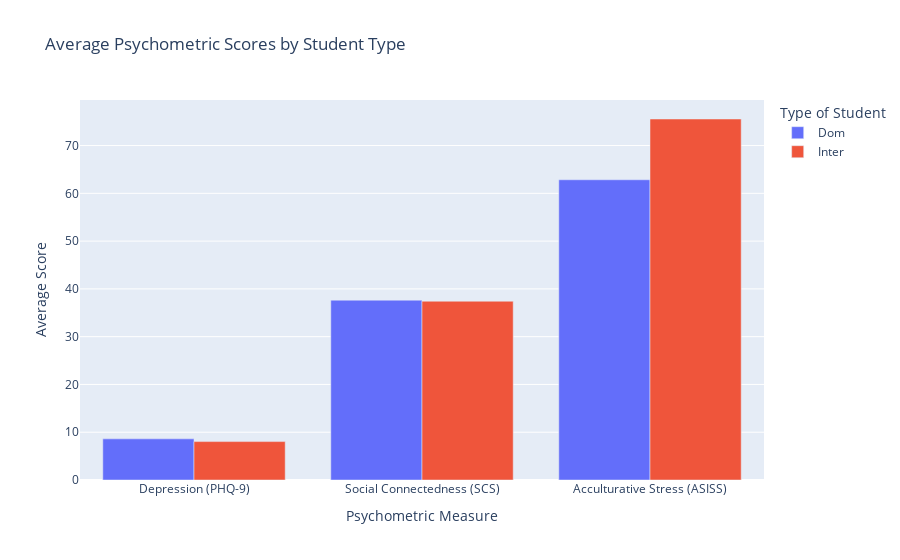

Notebook code cell kept with this figure:
### Code cell
result = _
df_avg = result.DataFrame()

df_melted = df_avg.melt(
    id_vars="inter_dom",
    value_vars=[
        "avg_depression",
        "avg_social_connectedness",
        "avg_acculturative_stress"
    ],
    var_name="Metric",
    value_name="Average Score"
)

label_map = {
    "avg_depression": "Depression (PHQ-9)",
    "avg_social_connectedness": "Social Connectedness (SCS)",
    "avg_acculturative_stress": "Acculturative Stress (ASISS)"
}

df_melted["Metric"] = df_melted["Metric"].map(label_map)

fig4 = px.bar(
    df_melted,
    x="Metric",
    y="Average Score",
    color="inter_dom",
    barmode="group",
    title="Average Psychometric Scores by Student Type",
    labels={
        "inter_dom": "Type of Student",
        "Metric": "Psychometric Measure",
        "Average Score": "Average Score"
    }
)

fig4.show()

### Figure 1 — Plotly figure (JSON) as saved in the notebook; plotly's stock layout.template omitted (floating-point values rounded to 4 significant figures)
{"data": [{"alignmentgroup": "True", "hovertemplate": "Type of Student=Dom<br>Psychometric Measure=%{x}<br>Average Score=%{y}<extra></extra>", "legendgroup": "Dom", "marker": {"color": "#636efa", "pattern": {"shape": ""}}, "name": "Dom", "offsetgroup": "Dom", "orientation": "v", "showlegend": true, "textposition": "auto", "type": "bar", "x": ["Depression (PHQ-9)", "Social Connectedness (SCS)", "Acculturative Stress (ASISS)"], "xaxis": "x", "y": [8.61, 37.64, 62.84], "yaxis": "y"}, {"alignmentgroup": "True", "hovertemplate": "Type of Student=Inter<br>Psychometric Measure=%{x}<br>Average Score=%{y}<extra></extra>", "legendgroup": "Inter", "marker": {"color": "#EF553B", "pattern": {"shape": ""}}, "name": "Inter", "offsetgroup": "Inter", "orientation": "v", "showlegend": true, "textposition": "auto", "type": "bar", "x": ["Depression (PHQ-9)", "Social Connectedness (SCS)", "Acculturative Stress (ASISS)"], "xaxis": "x", "y": [8.04, 37.42, 75.56], "yaxis": "y"}], "layout": {"barmode": "group", "legend": {"title": {"text": "Type of Student"}, "tracegroupgap": 0}, "title": {"text": "Average Psychometric Scores by Student Type"}, "xaxis": {"anchor": "y", "domain": [0, 1], "title": {"text": "Psychometric Measure"}}, "yaxis": {"anchor": "x", "domain": [0, 1], "title": {"text": "Average Score"}}}}
